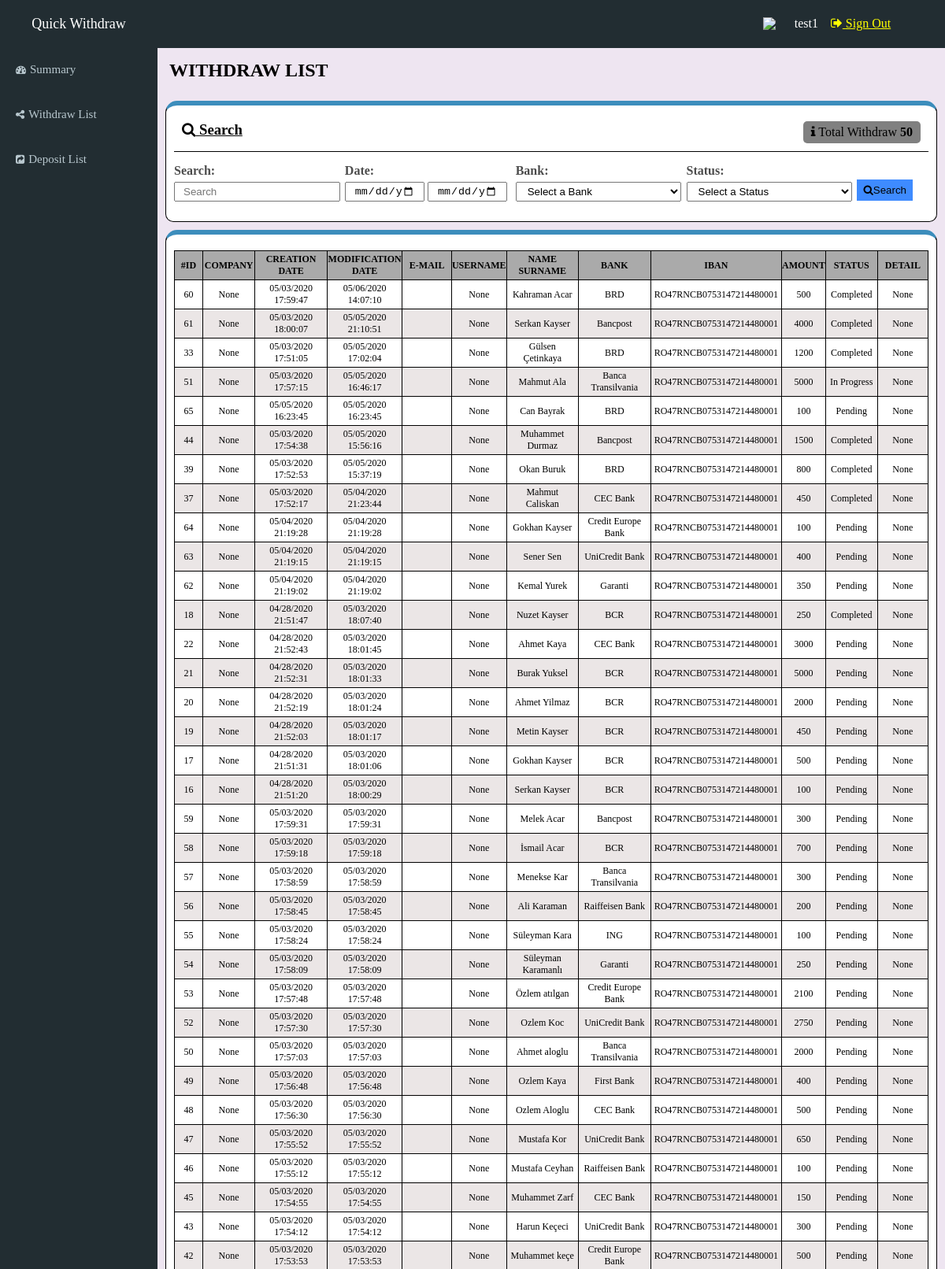
/wd_list/ (signed in, upper part), run on an earlier commit of the app's database.
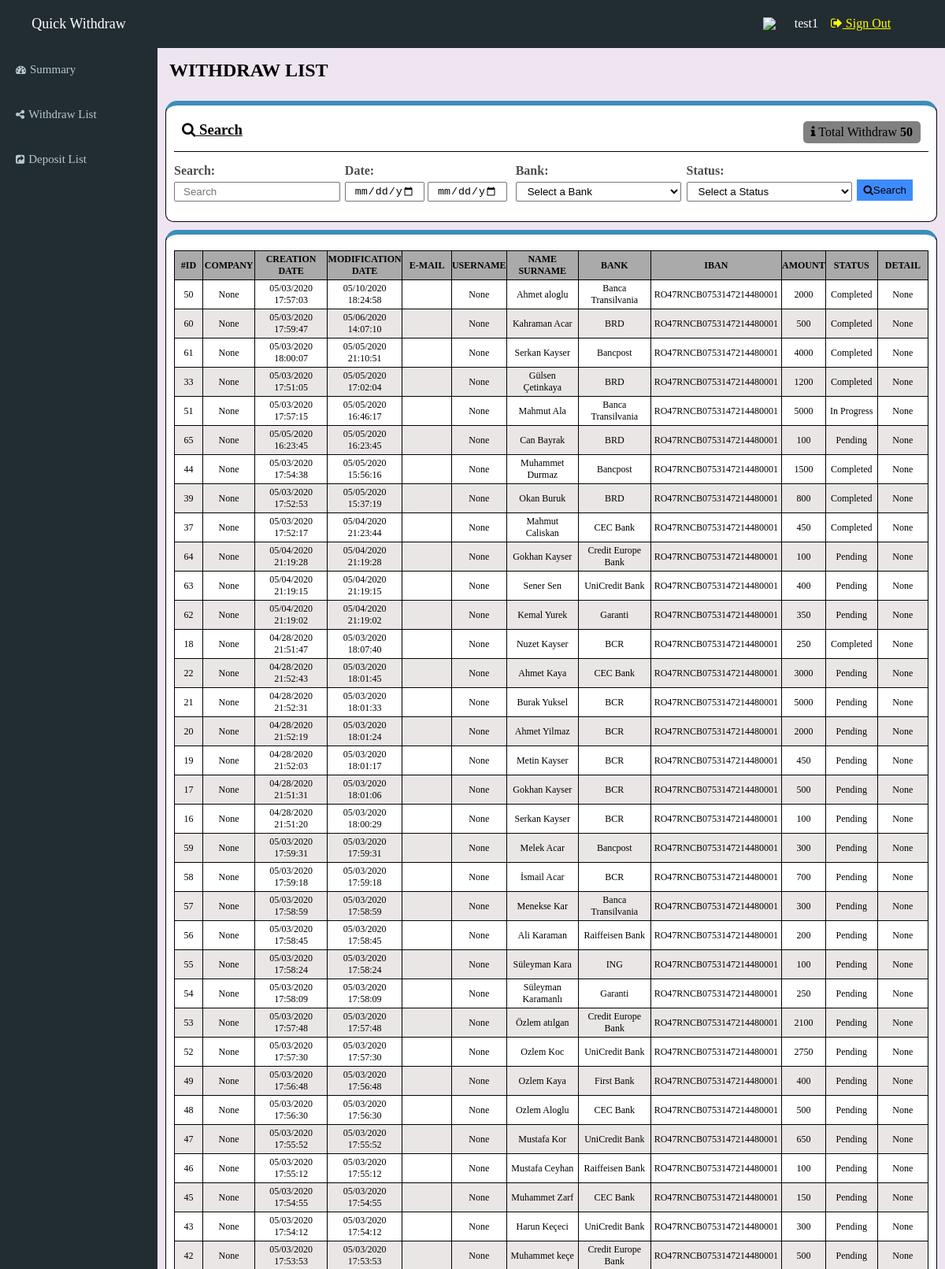
And on a later commit of the database.
### first_app/models.py (models this page shows, shortened)
class Witdrawal_Form(models.Model):
    id = models.AutoField(unique=True, primary_key=True)
    name = models.CharField(max_length=264)
    all_bank_name = (
        ('PayPal', 'Paypal'),
        ('Banca Transilvania', 'Banca Transilvania'),
        ('Bancpost', 'Bancpost'),
        ('BCR', 'BCR'),
        ('BRD', 'BRD'),
        ('CEC Bank', 'CEC Bank'),
        ('Credit Europe Bank', 'Credit Europe Bank'),
        ('First Bank', 'First Bank'),
        ('Garanti', 'Garanti'),
        ('ING', 'ING'),
        ('UniCredit Bank', 'UniCredit Bank'),
        ('Raiffeisen Bank', 'Raiffeisen Bank'),
    )
    bank_name = models.CharField(max_length=50, default='' ,choices=all_bank_name)
    mail = models.EmailField(max_length=50, blank=True)
    iban = models.CharField(max_length=26, blank=True)
    amount = models.IntegerField()
    all_status = (
        ('Pending', 'Pending'),
        ('In Progress', 'In Progress'),
        ('Completed', 'Completed'),
        ('Rejected', 'Rejected'),
    )
    status = models.CharField(max_length=15, default='Pending', choices=all_status)
    created_date = models.DateTimeField(default=now,editable=False)
    modified_date = models.DateTimeField(auto_now=True)
    company_names = (
        ('xbet', 'xbet'),
        ('ybet', 'ybet'),
        ('zbet', 'zbet'),
    )
    company = models.CharField(max_length=50 ,choices=company_names)

### first_app/views.py (the view)
# urls.py: path('wd_list/', views.wd_list_pg, name='wd_list'),
@login_required
def wd_list_pg(request):
    withdraw_list = Witdrawal_Form.objects.order_by('-modified_date')
    counter = 0
    for wd in withdraw_list:
        counter += 1
    my_context = {
        'Witdrawal_Form': withdraw_list,
        'Sum': counter,
    }
    return render(request, 'first_app/wd_list_pg.html', context=my_context)

### templates/first_app/wd_list_pg.html (shortened to what this page needs)
{% extends 'first_app/base.html' %}
{% block content %}
<section class="content">
    <h2>WITHDRAW LIST</h2>
    <div class="divSearch">
        <div class="divSearch1-1">
            <h3 class="search_bar"><i class="fa fa-search"></i> Search</h3>
            <p><i class="fa fa-info"></i> Total Withdraw
              <span class="total">
                {{ Sum }}
              </span></p>
        </div>
        <form class="divSearch1-2" action="{% url 'search_wd' %}" method="get">
            <div class="search1">
                <label for="">Search:</label>
                <input type="text" placeholder="Search" name="q">
            </div>
            <div class="search2">
                <label for="">Date:</label>
                    <div class="searchDate">
                    <input type="date" name="q1">
                    <input type="date" name="q2">
                </div>
            </div>
            <div class="search3">
                <label for="">Bank:</label>
                <select name="q3" id="">
                    <option value="">Select a Bank</option>
                </select>
            </div>
            <div class="search4">
                <label for="">Status:</label>
                <select name="q4" id="">
                    <option value="">Select a Status</option>
                </select>
            </div>
            <div class="search5">
                <button class="searchButton"><i class="fa fa-search"></i>Search</button>
            </div>
        </form>
    </div>
    <div class="withdrawList">
        {% if Witdrawal_Form %}
          <table>
              <tr>
                  <th>#ID</th>
                  <th>COMPANY</th>
                  <th>CREATION DATE</th>
                  <th>MODIFICATION DATE</th>
                  <th>E-MAIL</th>
                  <th>USERNAME</th>
                  <th>NAME SURNAME</th>
                  <th>BANK</th>
                  <th>IBAN</th>
                  <th>AMOUNT</th>
                  <th>STATUS</th>
                  <th>DETAIL</th>
              </tr>
              <tr>
                {% for cek in Witdrawal_Form %}
                <td>{{ cek.id }} </td>
                <td>{{ None }} </td>
                <td>{{ cek.created_date|date:"SHORT_DATE_FORMAT" }} {{ cek.created_date|time:"H:i:s" }} </td>
                <td>{{ cek.modified_date|date:"SHORT_DATE_FORMAT" }} {{ cek.modified_date|time:"H:i:s" }} </td>
                <td>{{ cek.mail }} </td>
                <td>{{ None }} </td>
                <td>{{ cek.name }}</td>
                <td>{{ cek.bank_name }}</td>
                <td>{{ cek.iban }}</td>
                <td>{{ cek.amount }}</td>
                <td>{{ cek.status }}</td>
                <td>{{ None }} </td>
              </tr>
                {% endfor %}
          </table>
        {% else %}
            <p>You dont have any data</p>
        {% endif %}
    </div>
</section>
{% endblock %}

What changed in the data, as far as the page shows it:
changed Witdrawal_Form "Ahmet aloglu": modified_date "05/03/2020" → "05/10/2020"; modified_date "17:57:03" → "18:24:58"; status "Pending" → "Completed"; moves up the list
